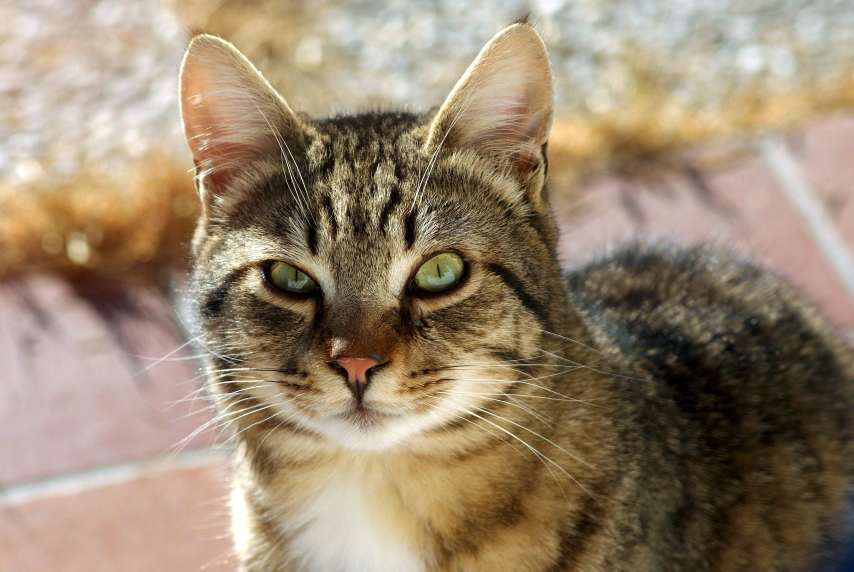
#> input picture Test photos/cat.jpg, 2560 x 1714 px (shown at 1/3 size)
$ python update.py 'Test photos/cat.jpg'
#> lines starting #> are read from the running program, lines starting #| are printed output that depends on the picture
from PIL import Image, ImageFilter
import random
import sys

def encrypt(height, width, mode, pixel_list):
    img_path = sys.argv[1]
    img = Image.open(img_path)
    exifdata = img.getexif()
    seed = random.randrange(1, 4000)
    exifdata[270] = seed
    exifdata[271] = "eug_imagescrambler"

    shuffled_list = [[(0,0,0)]* height for i in range(width) ]

    for i in range(width):
        indices = list(range(len(shuffled_list[i])))
        random.seed(seed+i)
        random.shuffle(indices)

        shuffled_list[i] = [pixel_list[i][j] for j in indices]

    modified_image = Image.new(mode, (width, height))

    modified_pixel_map = modified_image.load()

    for x in range(width):
        for y in range(height):
            modified_pixel_map[x, y] = shuffled_list[x][y]


    modified_image.show()
    modified_image.save("modified_img.png", exif=exifdata)


def decrypt(height, width, mode, pixel_list, exifdata):
    seed = int(exifdata[270])
    img_path = sys.argv[1]
    img = Image.open(img_path)
    unshuffled_list = [[(0,0,0)] * height for i in range(width)]

    for i in range(width):
        shuffled_indices = list(range(len(pixel_list[i])))
        random.seed(seed+i)
        random.shuffle(shuffled_indices)
        unshuffled_list[i] = [pixel_list[i][shuffled_indices.index(j)] for j in range(len(pixel_list[i]))]

    unmodified_image = Image.new(mode, (width, height))
    unmodified_pixel_map = unmodified_image.load()

    for x in range(width):
        for y in range(height):
            unmodified_pixel_map[x, y] = unshuffled_list[x][y]


    unmodified_image.show()


def main():
    img_path = sys.argv[1]
    img = Image.open(img_path)
#> img is the input picture: PIL image 2560x1714 RGB; mean R, G, B 152.9, 134.8, 112
    width, height = img.size
#> width = 2560; height = 1714
    mode = img.mode
#> mode = 'RGB'
    pixel_map = img.load()
    exifdata = img.getexif()
    if not exifdata[271]:
        exifdata[271] = 0
    make = exifdata[271]
#> make = 'asudghaudha'
    pixel_list = [[(0,0,0)] * height for i in range(width)]

    for x in range(width):
        for y in range(height):
            pixel_list[x][y] = pixel_map[x, y]
#> after the loop, pixel_list = 2560 items


    if make != "eug_imagescrambler":
        encrypt(height, width, mode, pixel_list)
#> in encrypt, `modified_image = Image.new(mode, (width, height))`: modified_image: PIL image 2560x1714 RGB; every value is 0
#> in encrypt, `modified_image.show()`:
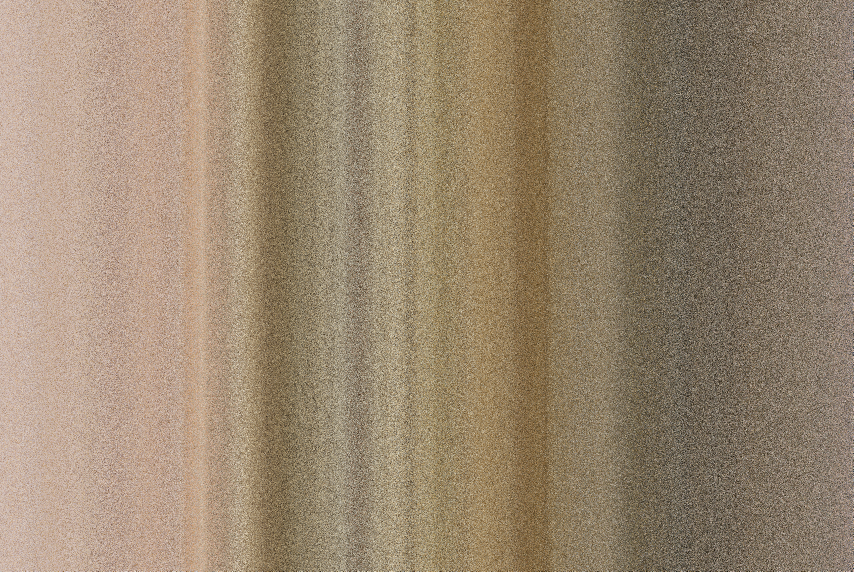
#> shown: PIL image 2560x1714 RGB (shown at 1/3 size); mean R, G, B 152.9, 134.8, 112
    else:
        decrypt(height, width, mode, pixel_list, exifdata)


main()
